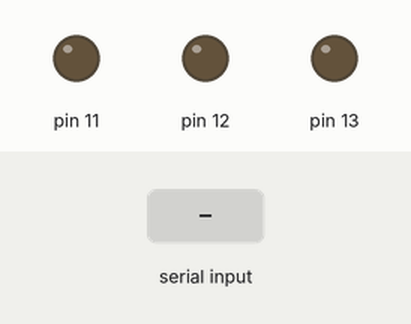
Simulated run of this sketch. Board: Arduino Uno, built with avr-gcc and run on an emulated ATmega328P. Parts: output pins drawn as LEDs (lit = HIGH). The inputs (shaded band) are chosen by the test bench.

Above: at 1.2 s.
1.3 s: "a" received over Serial
At 1.8 s:
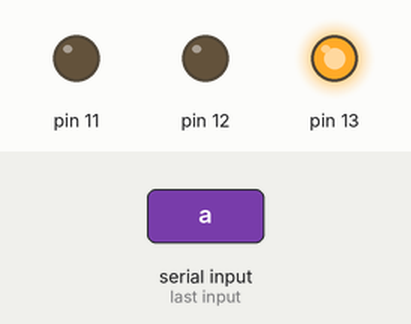
2.8 s: "b" received over Serial
At 4.0 s:
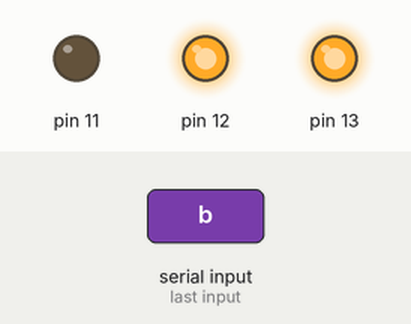
4.3 s: "c" received over Serial
At 5.3 s:
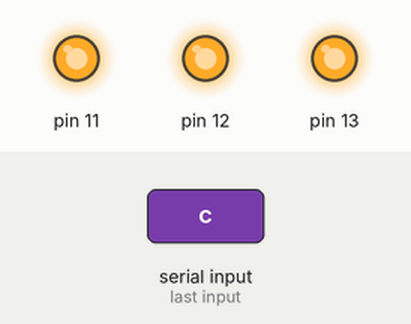
5.8 s: "a" received over Serial
At 6.4 s:
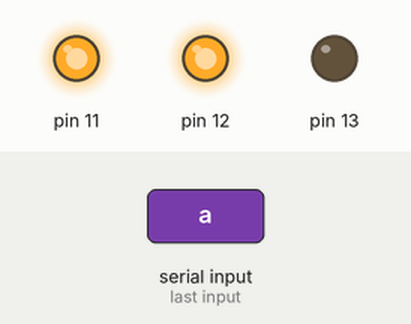
7.3 s: "b" received over Serial
At 7.6 s:
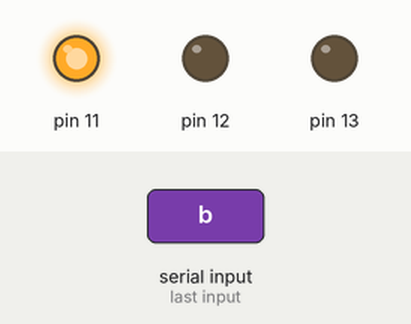
8.8 s: "1" received over Serial
At 9.9 s:
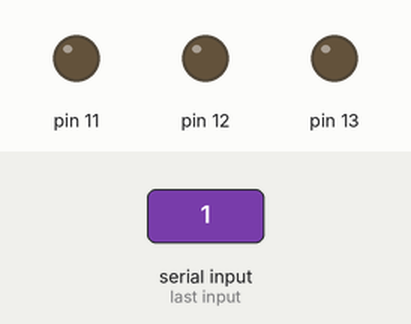
Timing chart, 0 to 11.3 s (numbered marks = the images above; inputs shaded):
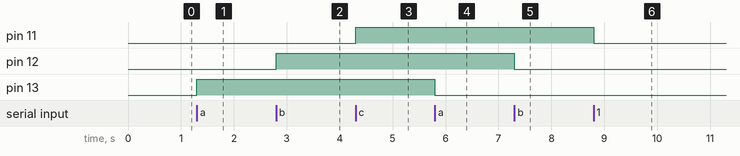

The sketch:

led_control_output.ino
```cpp
void setup()
{
  Serial.begin(9600);
  pinMode(13, OUTPUT);
  pinMode(12, OUTPUT);
  pinMode(11, OUTPUT);
}

void loop()
{
  if(Serial.available() > 0) //Verifica se ta recebendo algo na serial
  {
  char vLido = Serial.read();
  vLido = tolower(vLido); //tolower = converte para minuscula / toup = converte para maiuscula

  switch(vLido)
  {
  case 'a': digitalWrite(13,!digitalRead(13)); break;
  case 'b': digitalWrite(12,!digitalRead(12)); break;
  case 'c': digitalWrite(11,!digitalRead(11)); break;
  default:
  digitalWrite(13,LOW);
  digitalWrite(12,LOW);
  digitalWrite(11,LOW);
  break;
  }
 }
}
```

Measured:
- after the input at 1.3 s, pin 13: LOW → HIGH at once
- after the input at 2.8 s, pin 12: LOW → HIGH at once
- after the input at 4.3 s, pin 11: LOW → HIGH at once
- after the input at 5.8 s, pin 13: HIGH → LOW at once
- after the input at 7.3 s, pin 12: HIGH → LOW at once
- after the input at 8.8 s, pin 11: HIGH → LOW at once
